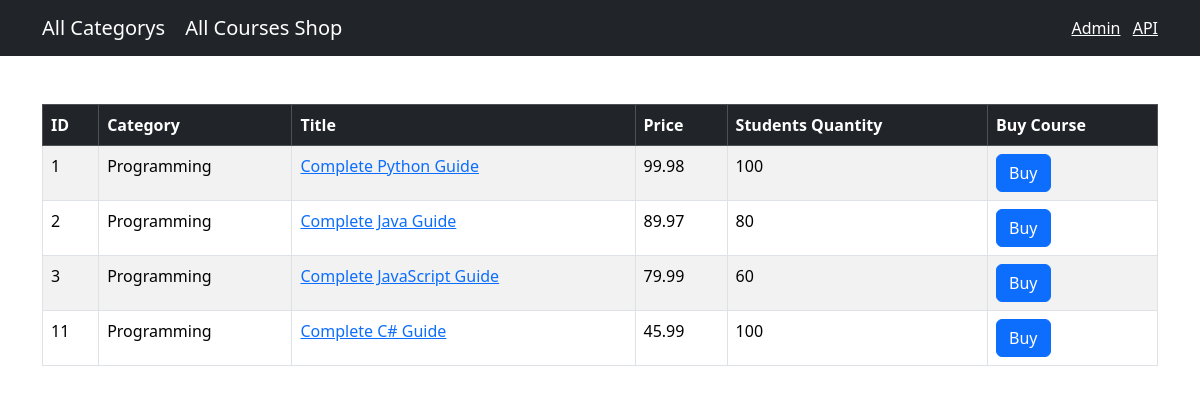
The app's page /shop/category_selected/id=1 with its own data.
### shop/models.py (models this page shows, shortened)
class Course(models.Model):
    title = models.CharField(max_length=300)
    price = models.FloatField()
    students_qty = models.IntegerField()
    reviews_qty = models.IntegerField()
    category = models.ForeignKey(Category, on_delete=models.CASCADE)
    created_at = models.DateTimeField(default=timezone.now)

class Category(models.Model):
    title = models.CharField(max_length=255)
    created_at = models.DateTimeField(default=timezone.now)
    def __str__(self):
        return self.title  # adugam metoda magica ca sa vedem denumirea titlului in partea de admin

### shop/views.py (the view)
# urls.py: path('category_selected/id=<int:category_id>', views.category_selected, name='category_selected')
def category_selected(request, category_id):
    courses = Course.objects.filter(category_id=category_id)
    return render(request, 'shop/category_selected.html', {'courses': courses})

### templates/shop/category_selected.html (shortened to what this page needs)
{% extends 'base.html' %}
{% block content %}
<table class="table mt-5 table-bordered table-striped table-hover">
    <thead class="table-dark">
    <tr>
        <th>ID</th>
        <th>Category</th>
        <th>Title</th>
        <th>Price</th>
        <th>Students Quantity</th>
        <th>Buy Course</th>
    </tr>
    </thead>
    <tbody>
    {% for course in courses %}
    <tr>
        <td>{{course.id}}</td>
        <td>{{course.category}}</td>
        <td>
            <a href={% url "shop:course_selected" course.id %}>{{course.title}}</a>
        </td>
        <td>{{course.price}}</td>
        <td>{{course.students_qty}}</td>
        <td>
            <button class="btn btn-primary">Buy</button>
        </td>
    </tr>
    {% endfor %}
    </tbody>
</table>
{% endblock %}

### records on screen
Course: id "1", category "Programming", title "Complete Python Guide", price "99.98", students_qty "100"
Course: id "2", category "Programming", title "Complete Java Guide", price "89.97", students_qty "80"
Course: id "3", category "Programming", title "Complete JavaScript Guide", price "79.99", students_qty "60"
Course: id "11", category "Programming", title "Complete C# Guide", price "45.99", students_qty "100"
